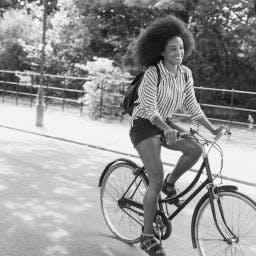
#> input picture A1/Code/problem/69.jpg, 256 x 256 px
$ python A1.py
#> lines starting #> are read from the running program, lines starting #| are printed output that depends on the picture
#Submission by: Mandala Tejesh - CS19B062
import matplotlib.pyplot as plt
from PIL import Image
from numpy import linalg as numLib
import imageio
import numpy as np
import sys


def complex_sort(lam):
    A = abs(lam)
    A = np.argsort(A)[::-1]
    return A

def evd(A):
    eVals, eVecs = numLib.eig(A) # eigen decomposition
    order = complex_sort(eVals) # get the order of elements if sorted
    V = eVecs[:, order] # sort eigen vectors
    sorted_eig_values = eVals[order]

    D = np.diag(sorted_eig_values) # diagonal matrix
    V_inverse = numLib.inv(V) # Inverse of eigen vector matrix
    norms = [] # keeps track of frobenius norms for various values of k

    for k in range(0,256):
        # reconstruct the image using top k eigen values
        recon = abs(V[:, :k] @ D[:k, :k] @ V_inverse[:k, :])
        # imageio.imwrite(f"./output/evd/evd_{k}.jpg", recon)
        frNorm = numLib.norm(abs(recon-A))
        norms.append(frNorm)

        ## comparitive plot for particular k, add sufficient condition and uncomment the following lines
        # plt.clf()
        # fig, axes = plt.subplots(1, 2, constrained_layout=True)
        # axes[1].imshow(abs(recon-A), cmap='gray')
        # axes[1].axis('off')
        # axes[1].title.set_text("error image")
        # axes[0].imshow(recon, cmap='gray')
        # axes[0].axis('off')
        # axes[0].title.set_text("reconstructed")
        # plt.savefig(f'./plots/evd/evd_{k}.png')
    return norms

def svd(A):
    # A = U x Sigma x V.T
    eVals, eVecs = numLib.eig(A.T @ A) # eigen decomposition
    order = complex_sort(eVals)
    V = eVecs[:, order] # sort eigen vectors

    sorted_eig_values = eVals[order]

    singular_values = np.sqrt(sorted_eig_values)

    r = len(singular_values)
    U = A @  V[:,:r] / singular_values
    VT = V.T
    Sigma = np.diag(singular_values) # diagonal matrix with singular values on diagonal
    norms = [] # to store error for various values of k

    for k in range(0,256):
        # reconstruct the image from top k singular values
        recon = abs(U[:, :k] @ Sigma[:k,:k] @ VT[:k, :])
        # calculate the frobenius norm and store it
        frNorm = numLib.norm(abs(recon-A))
        norms.append(frNorm)

        # imageio.imwrite(f"./output/svd/svd_{k}.jpg", recon)
        # fig, axes = plt.subplots(1,2, constrained_layout=True)
        # axes[1].imshow(abs(recon-A), cmap='gray')
        # axes[1].axis('off')
        # axes[1].title.set_text("error image")
        # axes[0].imshow(recon, cmap='gray')
        # axes[0].axis('off')
        # axes[0].title.set_text("reconstructed")
        # plt.savefig(f'./plots/svd/svd_{k}.png')


    return norms

def main():
    A = plt.imread('./problem/69.jpg').astype(np.int64)
#> A: shape (256, 256) int64; min 0, max 255, mean 149.9
    if len(sys.argv) > 1:
        job = sys.argv[1]
    else:
    	job = 'all'
    plot_norm_evd = []
    plot_norm_svd = []
    if job == 'evd' or job == 'all':
        plot_norm_evd = evd(A)
#> in complex_sort, `A = abs(lam)`: A = 256 values, max 36883.7 at index 0, min 0.416 at index 255, mean 414.2
#> in complex_sort, `A = np.argsort(A)[::-1]`: A = 256 values, max 255 at index 255, min 0 at index 0, mean 127.5
#> in evd, `order = complex_sort(eVals)`: order has the same summary as A in complex_sort
#> the loop in evd, `for k in range(0,256):` made 256 passes
#> frNorm on passes 1 to 3: 41941.8, 12953.8, 12532.2
#> after the loop in evd, `for k in range(0,256):`: norms = 256 values, max 41941.8 at index 0, min 1.94 at index 255, mean 6231.1
#> plot_norm_evd has the same summary as norms in evd
    if job=='svd' or job=='all':
        plot_norm_svd = svd(A)
#> in svd, `eVals, eVecs = numLib.eig(A.T @ A)`:
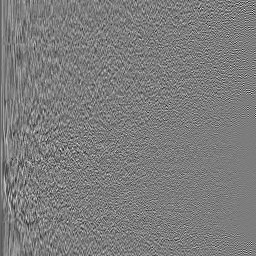
#> eVecs: shape (256, 256) float64; min -0.336, max 0.348, mean -0.000277; drawn with min black and max white
#> in svd, `eVals, eVecs = numLib.eig(A.T @ A)`: eVals = 256 values, max 1.6e+09 at index 0, min 0.00784 at index 249, mean 6871548.6
#> in svd, `order = complex_sort(eVals)`: order = 256 values, max 255 at index 250, min 0 at index 0, mean 127.5
#> in svd, `V = eVecs[:, order]`:
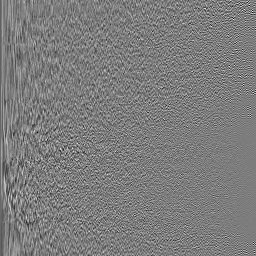
#> V: shape (256, 256) float64; min -0.336, max 0.348, mean -0.000277; drawn with min black and max white
#> in svd, `sorted_eig_values = eVals[order]`: sorted_eig_values = 256 values, max 1.6e+09 at index 0, min 0.00784 at index 255, mean 6871548.6
#> in svd, `singular_values = np.sqrt(sorted_eig_values)`: singular_values = 256 values, max 39959.3 at index 0, min 0.0885 at index 255, mean 554
#> in svd, `r = len(singular_values)`: r = 256
#> in svd, `U = A @  V[:,:r] / singular_values`:
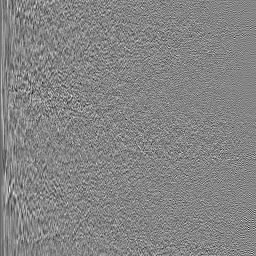
#> U: shape (256, 256) float64; min -0.343, max 0.315, mean -0.00025; drawn with min black and max white
#> in svd, `VT = V.T`:
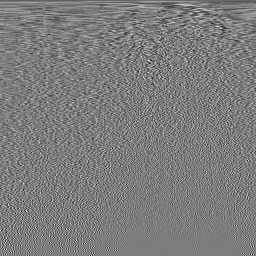
#> VT: shape (256, 256) float64; min -0.336, max 0.348, mean -0.000277; drawn with min black and max white
#> in svd, `Sigma = np.diag(singular_values)`:
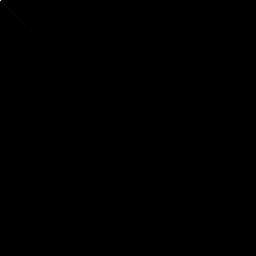
#> Sigma: shape (256, 256) float64; min 0, max 39959.3, mean 2.2; drawn with min black and max white
#> the loop in svd, `for k in range(0,256):` made 256 passes
#> frNorm on passes 1 to 3: 41941.8, 12742.3, 11429.3
#> pass 3, in svd, `recon = abs(U[:, :k] @ Sigma[:k,:k] @ VT[:k, :])`:
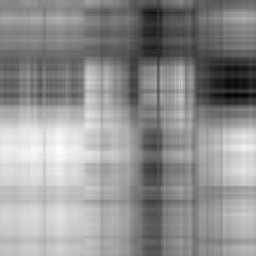
#> recon: shape (256, 256) float64; min 7.19, max 258, mean 150; drawn with min black and max white
#> after the loop in svd, `for k in range(0,256):`: norms = 256 values, max 41941.8 at index 0, min 0.0885 at index 255, mean 1932.9
#> plot_norm_svd has the same summary as norms in svd


    axis = [i for i in range(0,max(len(plot_norm_evd), len(plot_norm_svd)))]
#> axis = 256 values from 0 to 255
    ## plot the comparitive error graph
    plt.clf()
    arr = []
    if job=='all' or job=='evd':
        plt.plot(axis, plot_norm_evd, 'r')
        arr.append('evd')
    if job=='all' or job=='svd':
        plt.plot(axis, plot_norm_svd, 'b')
        arr.append('svd')
    plt.ylabel('Frobenius norm')
    plt.xlabel('value of k')
    plt.title('Image Reconstruction using top k eigen values/singular values')
    plt.legend(arr)
    plt.savefig('./plots/comparitivePlot.jpg')
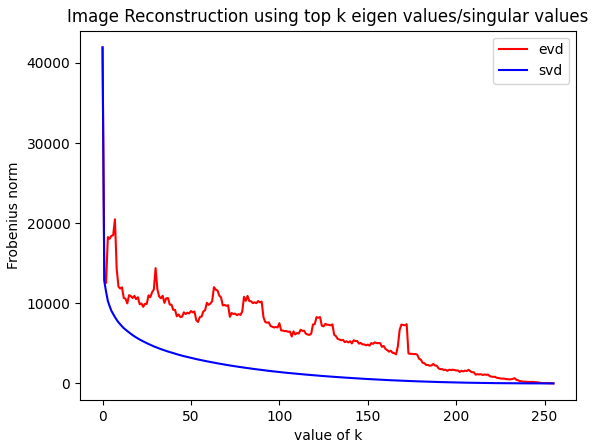
#> figure drawn by matplotlib, 1 panel; curve peaks at x = 0, y = 41941.8; curve peaks at x = 0, y = 41941.8


main()
